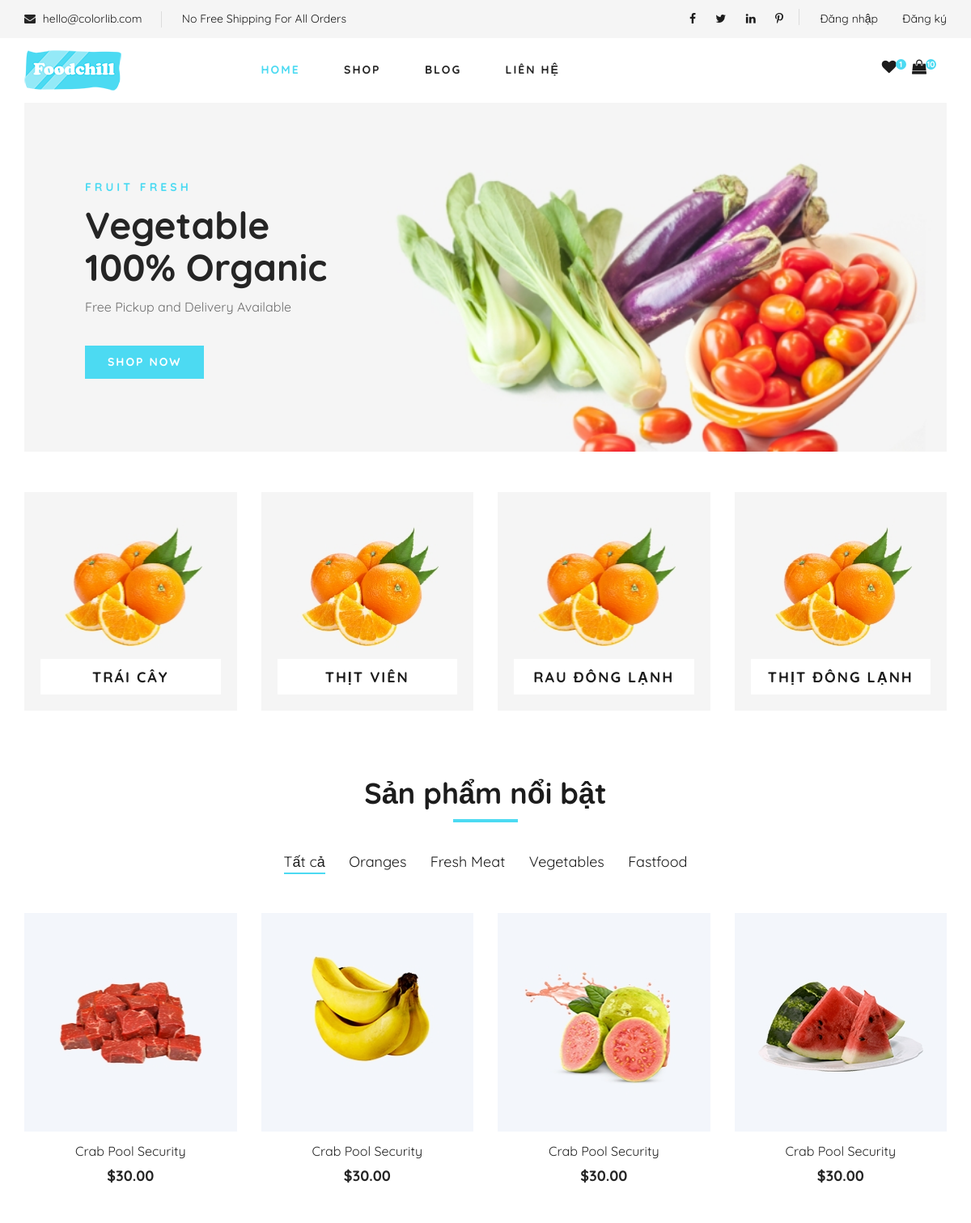
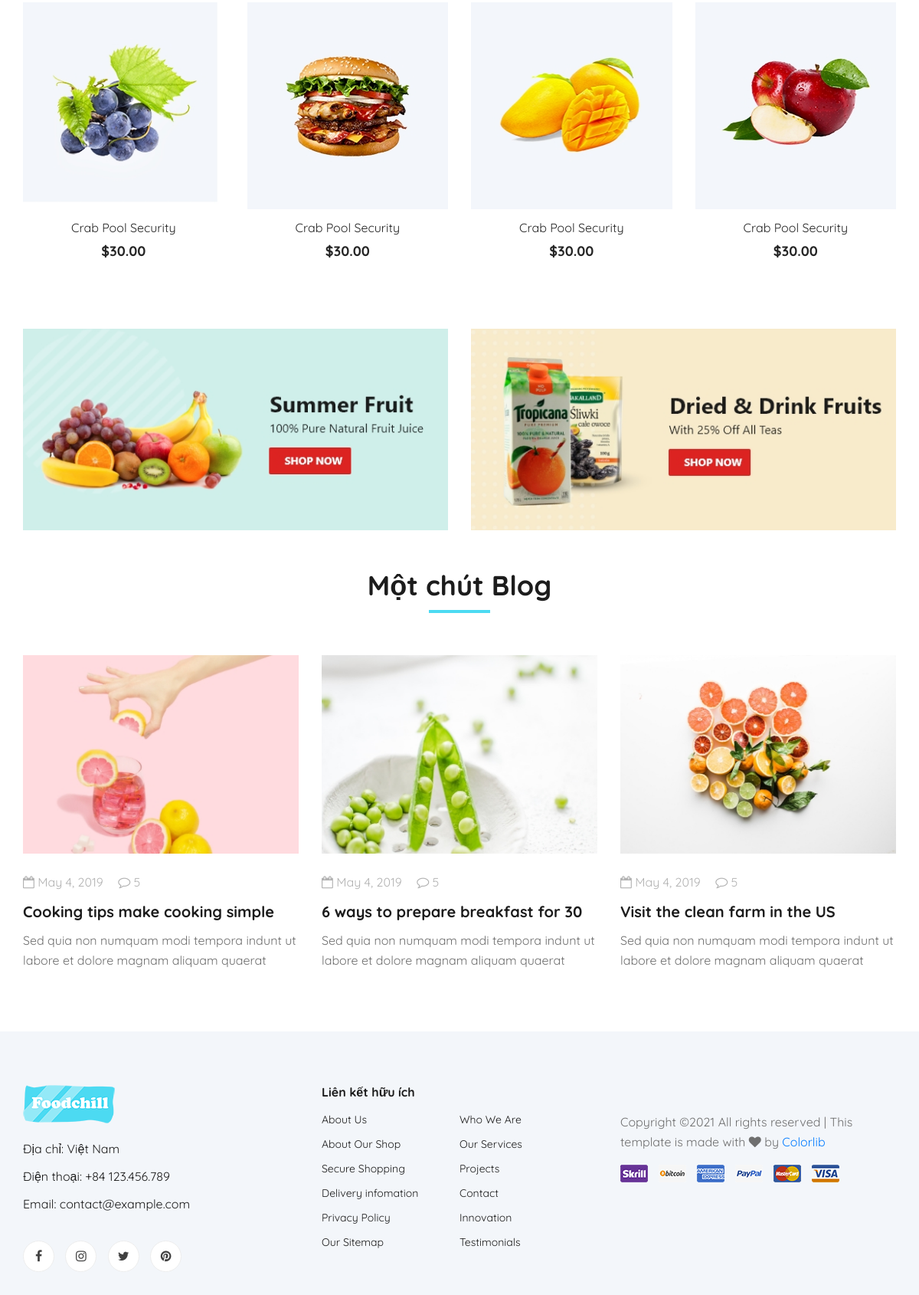
The page /home on the database its author committed (2 pictures, top to bottom).
### tables this page shows
CREATE TABLE `categories` (
  `category_id` int(11) NOT NULL,
  `category_name` varchar(50) NOT NULL,
  `ordinal_number` int(11) NOT NULL,
  `status` tinyint(1) NOT NULL DEFAULT 1
);

### models/pdo.php (called while the page is built, shortened)
<?php
function pdo_get_connection() {
   $dburl = "mysql:host=localhost;dbname=foodchill;charset=utf8";
   $username = 'root';
   $password = '';
   $conn = new PDO($dburl, $username, $password);
   $conn->setAttribute(PDO::ATTR_ERRMODE, PDO::ERRMODE_EXCEPTION);
   return $conn;
}
function pdo_query($sql) {
   $sql_args = array_slice(func_get_args(), 1);
   try {
      $conn = pdo_get_connection();
      $stmt = $conn->prepare($sql);
      $stmt->execute($sql_args);
      $rows = $stmt->fetchAll();
      return $rows;
   } catch (PDOException $e) {
      throw $e;
   } finally {
      unset($conn);
   }
}

### models/category.php (called while the page is built, shortened)
<?PHP
   function getAllCate(){
      $sql = "SELECT * FROM `categories`";
      return pdo_query($sql);
   }
?>

### views/home.php (the view, shortened to what this page needs)
<section class="hero">
   <div class="container">
      <div class="row">
         <div class="col-lg-12">
            <div class="hero__item set-bg" data-setbg="../assets/images/hero/banner.jpg">
               <div class="hero__text">
                  <span>FRUIT FRESH</span>
                  <h2>Vegetable <br />100% Organic</h2>
                  <p>Free Pickup and Delivery Available</p>
                  <a href="../shop" class="primary-btn">SHOP NOW</a>
               </div>
            </div>
         </div>
      </div>
   </div>
</section>
<section class="categories">
   <div class="container">
      <div class="row">
         <div class="categories__slider owl-carousel">
            <?PHP
               foreach($cates as $key => $value){
            ?>
            <div class="col-lg-3">
               <div class="categories__item set-bg" data-setbg="../assets/img/categories/cat-1.jpg">
                  <h5><a href="#"><?=$value['category_name']?></a></h5>
               </div>
            </div>
            <?PHP
               }
            ?>
         </div>
      </div>
   </div>
</section>
<section class="featured spad">
   <div class="container">
      <div class="row">
         <div class="col-lg-12">
            <div class="section-title">
               <h2>Sản phẩm nổi bật</h2>
            </div>
            <div class="featured__controls">
               <ul>
                  <li class="active" data-filter="*">Tất cả</li>
                  <li data-filter=".oranges">Oranges</li>
                  <li data-filter=".fresh-meat">Fresh Meat</li>
                  <li data-filter=".vegetables">Vegetables</li>
                  <li data-filter=".fastfood">Fastfood</li>
               </ul>
            </div>
         </div>
      </div>
      <div class="row featured__filter">
         <div class="col-lg-3 col-md-4 col-sm-6 mix oranges fresh-meat">
            <div class="featured__item">
               <div class="featured__item__pic set-bg" data-setbg="../assets/img/featured/feature-1.jpg">
               </div>
               <div class="featured__item__text">
                  <h6><a href="#">Crab Pool Security</a></h6>
                  <h5>$30.00</h5>
               </div>
            </div>
         </div>
         <div class="col-lg-3 col-md-4 col-sm-6 mix vegetables fastfood">
            <div class="featured__item">
               <div class="featured__item__pic set-bg" data-setbg="../assets/img/featured/feature-2.jpg">
               </div>
               <div class="featured__item__text">
                  <h6><a href="#">Crab Pool Security</a></h6>
                  <h5>$30.00</h5>
               </div>
            </div>
         </div>
         <div class="col-lg-3 col-md-4 col-sm-6 mix vegetables fresh-meat">
            <div class="featured__item">
               <div class="featured__item__pic set-bg" data-setbg="../assets/img/featured/feature-3.jpg">
               </div>
               <div class="featured__item__text">
                  <h6><a href="#">Crab Pool Security</a></h6>
                  <h5>$30.00</h5>
               </div>
            </div>
         </div>
         <div class="col-lg-3 col-md-4 col-sm-6 mix fastfood oranges">
            <div class="featured__item">
               <div class="featured__item__pic set-bg" data-setbg="../assets/img/featured/feature-4.jpg">
               </div>
               <div class="featured__item__text">
                  <h6><a href="#">Crab Pool Security</a></h6>
                  <h5>$30.00</h5>
               </div>
            </div>
         </div>
         <div class="col-lg-3 col-md-4 col-sm-6 mix fresh-meat vegetables">
            <div class="featured__item">
               <div class="featured__item__pic set-bg" data-setbg="../assets/img/featured/feature-5.jpg">
               </div>
               <div class="featured__item__text">
                  <h6><a href="#">Crab Pool Security</a></h6>
                  <h5>$30.00</h5>
               </div>
            </div>
         </div>
         <div class="col-lg-3 col-md-4 col-sm-6 mix oranges fastfood">
            <div class="featured__item">
               <div class="featured__item__pic set-bg" data-setbg="../assets/img/featured/feature-6.jpg">
               </div>
               <div class="featured__item__text">
                  <h6><a href="#">Crab Pool Security</a></h6>
                  <h5>$30.00</h5>
               </div>
            </div>
         </div>
         <div class="col-lg-3 col-md-4 col-sm-6 mix fresh-meat vegetables">
            <div class="featured__item">
               <div class="featured__item__pic set-bg" data-setbg="../assets/img/featured/feature-7.jpg">
               </div>
               <div class="featured__item__text">
                  <h6><a href="#">Crab Pool Security</a></h6>
                  <h5>$30.00</h5>
               </div>
            </div>
         </div>
         <div class="col-lg-3 col-md-4 col-sm-6 mix fastfood vegetables">
            <div class="featured__item">
               <div class="featured__item__pic set-bg" data-setbg="../assets/img/featured/feature-8.jpg">
               </div>
               <div class="featured__item__text">
                  <h6><a href="#">Crab Pool Security</a></h6>
                  <h5>$30.00</h5>
               </div>
            </div>
         </div>
      </div>
   </div>
</section>
<div class="banner">
   <div class="container">
      <div class="row">
         <div class="col-lg-6 col-md-6 col-sm-6">
            <div class="banner__pic">
               <img src="../assets/img/banner/banner-1.jpg" alt="">
            </div>
         </div>
         <div class="col-lg-6 col-md-6 col-sm-6">
            <div class="banner__pic">
               <img src="../assets/img/banner/banner-2.jpg" alt="">
            </div>
         </div>
      </div>
   </div>
</div>
<section class="from-blog spad">
   <div class="container">
      <div class="row">
         <div class="col-lg-12">
            <div class="section-title from-blog__title">
               <h2>Một chút Blog</h2>
            </div>
         </div>
      </div>
      <div class="row">
         <div class="col-lg-4 col-md-4 col-sm-6">
            <div class="blog__item">
               <div class="blog__item__pic">
                     <img src="../assets/img/blog/blog-1.jpg" alt="">
               </div>
               <div class="blog__item__text">
                  <ul>
                     <li><i class="fa fa-calendar-o"></i> May 4, 2019</li>
                     <li><i class="fa fa-comment-o"></i> 5</li>
                  </ul>
                  <h5><a href="#">Cooking tips make cooking simple</a></h5>
                  <p>Sed quia non numquam modi tempora indunt ut labore et dolore magnam aliquam quaerat </p>
               </div>
            </div>
         </div>
         <div class="col-lg-4 col-md-4 col-sm-6">
            <div class="blog__item">
               <div class="blog__item__pic">
                  <img src="../assets/img/blog/blog-2.jpg" alt="">
               </div>
               <div class="blog__item__text">
                  <ul>
                     <li><i class="fa fa-calendar-o"></i> May 4, 2019</li>
                     <li><i class="fa fa-comment-o"></i> 5</li>
                  </ul>
                  <h5><a href="#">6 ways to prepare breakfast for 30</a></h5>
                  <p>Sed quia non numquam modi tempora indunt ut labore et dolore magnam aliquam quaerat </p>
               </div>
            </div>
         </div>
         <div class="col-lg-4 col-md-4 col-sm-6">
            <div class="blog__item">
               <div class="blog__item__pic">
                  <img src="../assets/img/blog/blog-3.jpg" alt="">
               </div>
               <div class="blog__item__text">
                  <ul>
                     <li><i class="fa fa-calendar-o"></i> May 4, 2019</li>
                     <li><i class="fa fa-comment-o"></i> 5</li>
                  </ul>
                  <h5><a href="#">Visit the clean farm in the US</a></h5>
                  <p>Sed quia non numquam modi tempora indunt ut labore et dolore magnam aliquam quaerat </p>
               </div>
            </div>
         </div>
      </div>
   </div>
</section>

### views/public/header.php (shortened to what this page needs)
<!DOCTYPE html>
<html lang="en">
<head>
   <link rel="stylesheet" href="../assets/css/bootstrap.min.css" type="text/css">
   <link rel="stylesheet" href="../assets/css/font-awesome.min.css" type="text/css">
   <link rel="stylesheet" href="../assets/css/elegant-icons.css" type="text/css">
   <link rel="stylesheet" href="../assets/css/nice-select.css" type="text/css">
   <link rel="stylesheet" href="../assets/css/jquery-ui.min.css" type="text/css">
   <link rel="stylesheet" href="../assets/css/owl.carousel.min.css" type="text/css">
   <link rel="stylesheet" href="../assets/css/slicknav.min.css" type="text/css">
   <link rel="stylesheet" href="../assets/css/style.css" type="text/css">
</head>
<body>

### views/public/navbar.php (shortened to what this page needs)
<header class="header">
   <div class="header__top">
      <div class="container">
         <div class="row">
            <div class="col-lg-6 col-md-6">
               <div class="header__top__left">
                  <ul>
                     <li><i class="fa fa-envelope"></i> hello@colorlib.com</li>
                     <li>No Free Shipping For All Orders</li>
                  </ul>
               </div>
            </div>
            <div class="col-lg-6 col-md-6">
               <div class="header__top__right">
                  <div class="header__top__right__social">
                     <a href="https://vi-vn.facebook.com/" target="_blank"><i class="fa fa-facebook"></i></a>
                     <a href="#" target="_blank"><i class="fa fa-twitter"></i></a>
                     <a href="#" target="_blank"><i class="fa fa-linkedin"></i></a>
                     <a href="#" target="_blank"><i class="fa fa-pinterest-p"></i></a>
                  </div>
                  <?php
                  if (!isset($_SESSION["username"])) {
                  ?>
                     <div class="header__top__right__auth" style="margin-right: 20px;">
                        <a href="../login"><i></i> Đăng nhập</a>
                     </div>
                     <div class="header__top__right__auth">
                        <a href="../signup"><i></i> Đăng ký</a>
                     </div>
                  <?php
                  }
                  ?>
               </div>
            </div>
         </div>
      </div>
   </div>
   <div class="container">
      <div class="row">
         <div class="col-lg-3">
            <div class="header__logo">
               <a href="../home"><img src="../assets/img/logo.png" alt=""></a>
            </div>
         </div>
         <div class="col-lg-6">
            <nav class="header__menu">
               <ul>
                  <li class="active"><a href="?act=home">Home</a></li>
                  <li><a href="?act=shop">Shop</a></li>
                  <li><a href="?act=blog">Blog</a></li>
                  <li><a href="?act=contact">Liên hệ</a></li>
               </ul>
            </nav>
         </div>
         <div class="col-lg-3">
            <div class="header__cart">
               <ul>
                  <li><a href="#"><i class="fa fa-heart"></i> <span>1</span></a></li>
                  <li><a href="?act=cart"><i class="fa fa-shopping-bag"></i> <span><?php  ?>10</span></a></li>
               </ul>
            </div>
         </div>
      </div>
   </div>
</header>

### home/index.php (shortened to what this page needs)
<?php
if (isset($_GET['act'])) {
    $act = $_GET['act'];
} else {
    $act = 'home';
}
require("../models/pdo.php");
require("../models/category.php");
require("../views/public/header.php");
require("../views/public/navbar.php");
$cates = getAllCate();
switch ($act) {
    case "home":
        require("../views/home.php");
        break;
}
require("../views/public/footer.php");

### views/public/footer.php (shortened to what this page needs)
      <footer class="footer spad">
         <div class="container">
            <div class="row">
               <div class="col-lg-3 col-md-6 col-sm-6">
                  <div class="footer__about">
                     <div class="footer__about__logo">
                        <a href="../home"><img src="../assets/img/logo.png" alt=""></a>
                     </div>
                     <ul>
                        <li>Địa chỉ: Việt Nam</li>
                        <li>Điện thoại: +84 123.456.789</li>
                        <li>Email: contact@example.com</li>
                     </ul>
                  </div>
                  <div class="footer__widget">
                     <div class="footer__widget__social">
                        <a href="#1" target="_blank"><i class="fa fa-facebook"></i></a>
                        <a href="#1" target="_blank"><i class="fa fa-instagram"></i></a>
                        <a href="#1" target="_blank"><i class="fa fa-twitter"></i></a>
                        <a href="#1" target="_blank"><i class="fa fa-pinterest"></i></a>
                     </div>
                  </div>
               </div>
               <div class="col-lg-4 col-md-6 col-sm-6 offset-lg-1">
                  <div class="footer__widget">
                     <h6>Liên kết hữu ích</h6>
                     <ul>
                        <li><a href="#">About Us</a></li>
                        <li><a href="#">About Our Shop</a></li>
                        <li><a href="#">Secure Shopping</a></li>
                        <li><a href="#">Delivery infomation</a></li>
                        <li><a href="#">Privacy Policy</a></li>
                        <li><a href="#">Our Sitemap</a></li>
                     </ul>
                     <ul>
                        <li><a href="#">Who We Are</a></li>
                        <li><a href="#">Our Services</a></li>
                        <li><a href="#">Projects</a></li>
                        <li><a href="#">Contact</a></li>
                        <li><a href="#">Innovation</a></li>
                        <li><a href="#">Testimonials</a></li>
                     </ul>
                  </div>
               </div>
               <div class="col-lg-4 col-md-12">
               <div class="footer__copyright">
                     <div class="footer__copyright__text"><p>
   Copyright &copy;<script>document.write(new Date().getFullYear());</script> All rights reserved | This template is made with <i class="fa fa-heart" aria-hidden="true"></i> by <a href="https://colorlib.com" target="_blank">Colorlib</a>
   </p></div>
                     <div class="footer__copyright__payment"><img src="../assets/img/payment-item.png" alt=""></div>
                  </div>
               </div>
            </div>
         </div>
      </footer>
</body>

### rows shown on the page
categories: category_name "TRÁI CÂY"
categories: category_name "THỊT VIÊN"
categories: category_name "RAU ĐÔNG LẠNH"
categories: category_name "THỊT ĐÔNG LẠNH"
